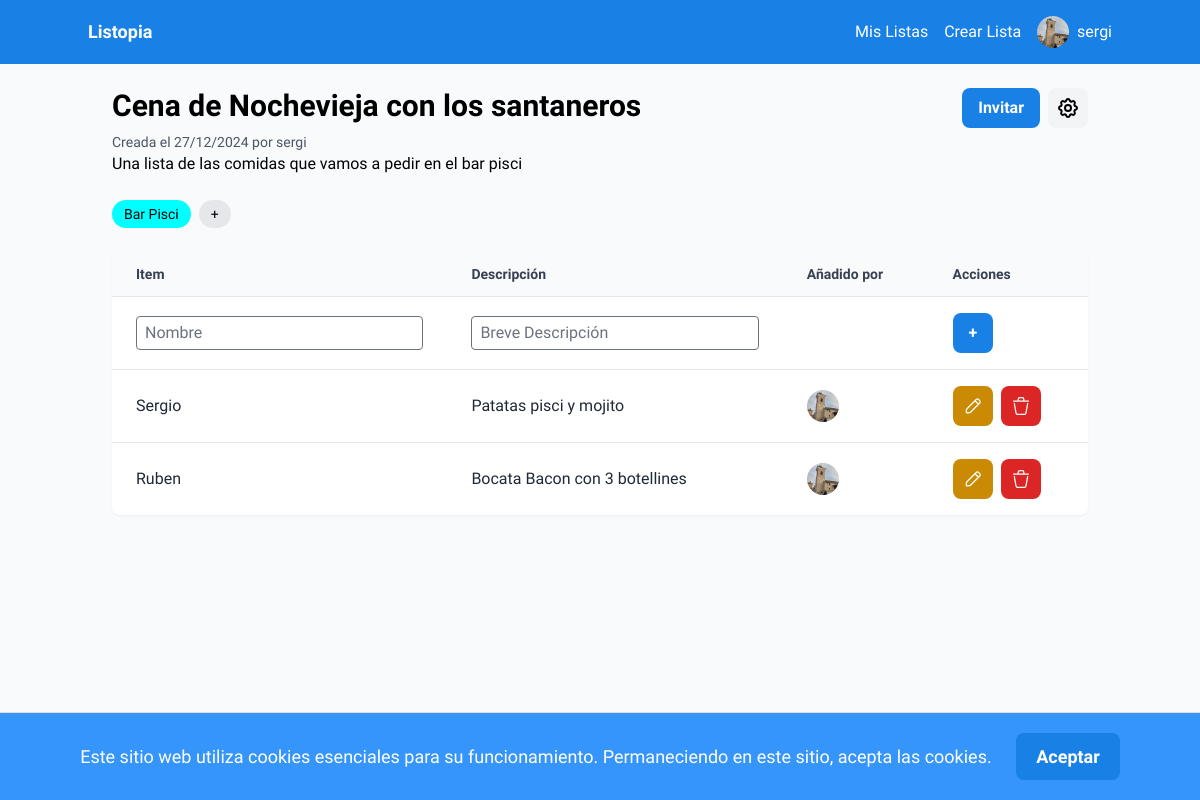
The page /lists/36/ (signed in) on the database its author committed.
### auth_app/models.py (models this page shows, shortened)
class Profile(models.Model):
    user = models.OneToOneField(User, on_delete=models.CASCADE)
    description = models.TextField()
    pic = models.ImageField(upload_to='profile_pics', blank=True, null=True)
    verification_key = models.CharField(max_length=64, null=True, blank=True)
    verification_key_expiration = models.DateTimeField(null=True, blank=True)

### lists/models.py (models this page shows, shortened)
class List(models.Model):
    name = models.CharField(max_length=50)
    description = models.CharField(max_length=256, blank=True, null=True)
    creator = models.ForeignKey(User, on_delete=models.CASCADE, related_name="created_lists")
    created_on = models.DateTimeField(auto_now_add=True)
    collaborators = models.ManyToManyField(User, related_name="collaborated_lists", blank=True)
    is_public = models.BooleanField(default=False)

class Tag(models.Model):
    name = models.CharField(max_length=30)
    color = models.CharField(max_length=7, default="#007bff")
    list = models.ForeignKey(List, on_delete=models.CASCADE)

class Item(models.Model):
    list = models.ForeignKey(List, on_delete=models.CASCADE)
    added_by = models.ForeignKey(User, on_delete=models.CASCADE, related_name='added_items')
    name = models.CharField(max_length=40)
    description = models.CharField(max_length=256, blank=True, null=True)
    added_on = models.DateTimeField(auto_now_add=True)

### lists/views.py (the view)
# urls.py: path('<int:list_id>/', views.list_details, name='list_details'),
@login_required
def list_details(request, list_id):
    list = get_object_or_404(List, pk=list_id)
    if list.is_public or request.user == list.creator or request.user in list.collaborators.all():
        items = Item.objects.filter(list=list_id).order_by('added_on')
        tags = Tag.objects.filter(list=list_id)
        return render(request, 'list_details.html', {
            'title': "Detalles de la lista",
            'list': list,
            'items': items,
            'tags': tags
        })
    else:
        raise Http404

### lists/templates/list_details.html (shortened to what this page needs)
{% extends 'base.html' %}
{% load static %}
{% block content %}
<div class="max-w-5xl mx-auto p-6">
    <div class="flex justify-between items-start mb-6">
        <div>
            <h2 class="text-3xl font-bold mb-2">{{ list.name }}</h2>
            <p class="text-gray-600 text-sm">Creada el {{ list.created_on|date:"d/m/Y" }} por {{list.creator}}</p>
            <p class="break-words" style="word-break: break-word;">
                {{ list.description}}
            </p>
        </div>
        {% if request.user == list.creator or request.user in list.collaborators.all %}
        <div class="flex gap-2">
            <a class="bg-[#1980e6] text-white font-bold py-2 px-4 rounded-lg flex items-center justify-center" href="#" id="share-list-button">
                Invitar
            </a>
            <button class="bg-gray-100 hover:bg-gray-200 p-2 rounded-lg" id="toggle-admin-panel">
            </button>
        </div>
        {% endif %}
    </div>
    <div class="flex flex-wrap gap-2 mb-6">
        {% for tag in tags %}
            <span class="bg-[{{ tag.color }}] text-sm font-medium px-3 py-1 rounded-full">{{ tag.name }}</span>
        {% endfor %}
        {% if request.user == list.creator or request.user in list.collaborators.all %}
            {% if tags|length < 5 %}
                <span id="add-tag-button" class="bg-gray-200 text-sm font-medium px-3 py-1 rounded-full cursor-pointer">+</span>
            {% endif %}
        {% endif %}
    </div>
    <div class="bg-white shadow-sm rounded-lg overflow-hidden mb-6" id="items-container">
        <div class="hidden sm:block">
            <table class="table-auto w-full text-left">
                <thead>
                    <tr class="bg-gray-50">
                        <th class="px-6 py-3 text-sm font-semibold text-gray-700">Item</th>
                        <th class="px-6 py-3 text-sm font-semibold text-gray-700">Descripción</th>
                        <th class="px-6 py-3 text-sm font-semibold text-gray-700">Añadido por</th>
                        {% if item.added_by == request.user and reques.user in collaborators.all or list.creator == request.user %}
                        <th class="px-6 py-3 text-sm font-semibold text-gray-700">Acciones</th>
                        {% endif %}
                    </tr>
                </thead>
                <tbody>
                    {% if request.user == list.creator or request.user in list.collaborators.all %}
                        <tr class="border-t hover:bg-gray-50">
                            <form action="/lists/{{list.id}}/add_item/" method="post">
                                <td class="px-6 py-4 text-gray-800">
                                    <input type="text" name="name" placeholder="Nombre" class="w-full border rounded px-2 py-1">
                                </td>
                                <td class="px-6 py-4 text-gray-800">
                                    <input type="text" name="description" placeholder="Breve Descripción" class="w-full border rounded px-2 py-1">
                                </td>
                                <td class="px-6 py-4 text-gray-800"></td>
                                <td class="px-6 py-4 text-gray-800"><button type="submit" class="bg-[#1980e6] text-white font-bold py-2 px-4 rounded-lg">+</button></td>
                            </form>
                        </tr>
                    {% endif %}
                    {% if items|length == 0 %}
                        <tr>
                            <td colspan="4" class="px-6 py-4 text-gray-500 text-center italic">
                                ¡Añade tu primer item!
                            </td>
                        </tr>
                    {% else %}
                        {% for item in items %}
                            <tr id="item-row-{{ item.id }}" class="border-t hover:bg-gray-50">
                                <td class="px-6 py-4 text-gray-800">{{ item.name }}</td>
                                <td class="px-6 py-4 text-gray-800">{{ item.description|default:"" }}</td>
                                <td class="px-6 py-4 text-gray-800">
                                    <a href="{% url 'user_details' item.added_by.username %}" class="flex items-center">
                                        <img src="{{ item.added_by.profile.pic.url }}" class="w-8 h-8 rounded-full mr-2" alt="{{item.added_by.username}}">
                                    </a>
                                </td>
                                {% if item.added_by == request.user and reques.user in collaborators.all or list.creator == request.user %}
                                <td class="px-6 py-4 text-gray-800">
                                    <div class="flex gap-2">
                                        <button class="bg-yellow-600 text-white font-bold py-2 rounded-lg h-10 w-10 flex items-center justify-center" title="Editar" onclick="showModifyForm({{ item.id }})">
                                            <img src="{% static 'icons/edit-pencil.svg' %}" class="h-5 w-5" alt="Editar Item">
                                        </button>
                                        <form class="inline-block" action="{% url 'delete_item' list_id=list.id item_id=item.id %}" method="post" onsubmit="return confirmSend(event, this, '¿Quieres eliminar este item?')">
                                            <button class="bg-red-600 text-white font-bold py-2 rounded-lg h-10 w-10 flex items-center justify-center" title="Borrar">
                                                <img src="{% static 'icons/trash.svg' %}" class="h-5 w-5" alt="Borrar Item">
                                            </button>
                                        </form>
                                    </div>
                                </td>
                                {% endif %}
                            </tr>
                        {% endfor %}
                    {% endif %}
                </tbody>
            </table>
        </div>
    </div>
</div>
{% endblock %}

### auth_app/templates/base.html (shortened to what this page needs)
{% load static %}
<!DOCTYPE html>
<html lang="en">
<head>
    <script src="https://cdn.tailwindcss.com?plugins=forms,container-queries"></script>
    <link rel="stylesheet" href="https://cdnjs.cloudflare.com/ajax/libs/font-awesome/5.15.3/css/all.min.css">
</head>
<body class="bg-slate-50" style='font-family: "Work Sans", "Noto Sans", sans-serif;'>
    <nav class="bg-[#1980e6] p-4">
        <div class="container mx-auto flex justify-between items-center">
            <a class="text-white text-lg font-bold" href="{% url 'home' %}">Listopia</a>
            <div class="flex items-center space-x-4">
                {% if user.is_authenticated %}
                    <div class="nav-links flex items-center space-x-4">
                        <a class="text-white" href="{% url 'lists' %}">Mis Listas</a>
                        <a class="text-white" href="{% url 'create_list' %}">Crear Lista</a>
                    </div>
                    <div class="relative">
                        <button class="text-white flex items-center space-x-2 user-menu-button" id="user-menu-button">
                            <img src="{{ user.profile.pic.url }}" class="rounded-full w-8 h-8" alt="{{user.username}}">
                            <span>{{user.username}}</span>
                        </button>
                    </div>
                {% else %}
                    <a class="text-white" href="{% url 'signup' %}">Crea una cuenta</a>
                    <a class="text-white" href="{% url 'signin' %}">Inicia Sesión</a>
                {% endif %}
            </div>
        </div>
    </nav>
    <div id="cookie-banner" class="alert alert-info text-center" style="display: none;">
        Este sitio web utiliza cookies esenciales para su funcionamiento. Permaneciendo en este sitio, acepta las cookies.
        <button id="accept-cookies" class="btn btn-primary">Aceptar</button>
    </div>
    {% block content %}
    {% endblock %}
</body>
</html>

### auth_app/templates/base.html (style rules this page uses)
#cookie-banner { background-color: #3695fb; padding: 20px; border-top: 1px solid #ddd; position: fixed; bottom: 0; width: 100%; z-index: 1000; font-size: 18px; color: white; }
#accept-cookies { margin-left: 20px; padding: 10px 20px; background-color: #1980e6; color: white; border: none; cursor: pointer; font-weight: bold; border-radius: 8px; }
body { padding-top: 64px; }
nav { position: fixed; top: 0; left: 0; width: 100%; z-index: 1000; }

### rows shown on the page
List: name "Cena de Nochevieja con los santaneros", created_on "27/12/2024", creator "sergi", description "Una lista de las comidas que vamos a pedir en el bar pisci"
Tag: name "Bar Pisci"
Item: name "Sergio", description "Patatas pisci y mojito", added_by.profile.pic (picture)
Item: name "Ruben", description "Bocata Bacon con 3 botellines", added_by.profile.pic (picture)

### other values the page prints
{{ user.username }} "sergi"
